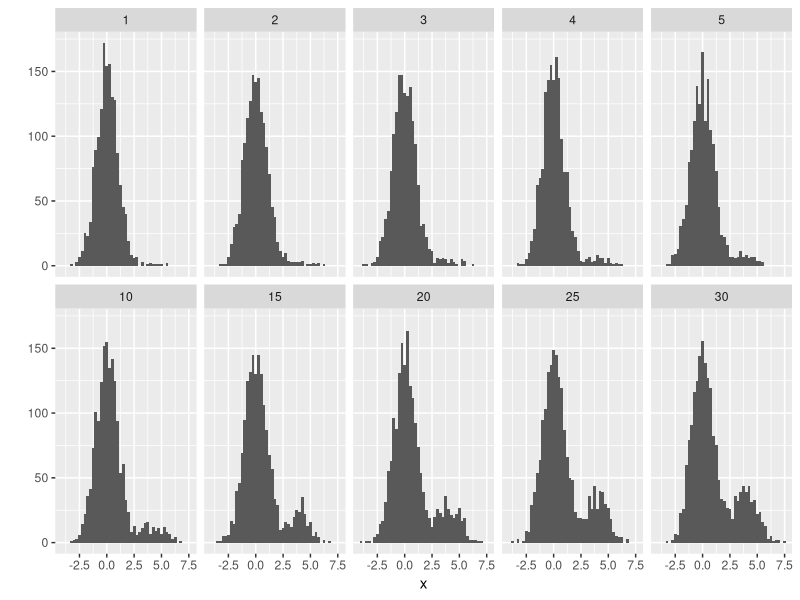
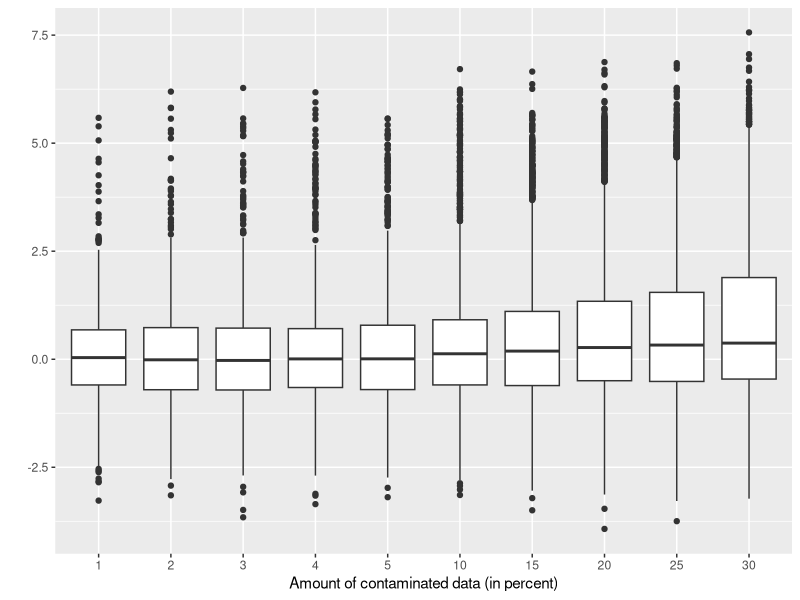
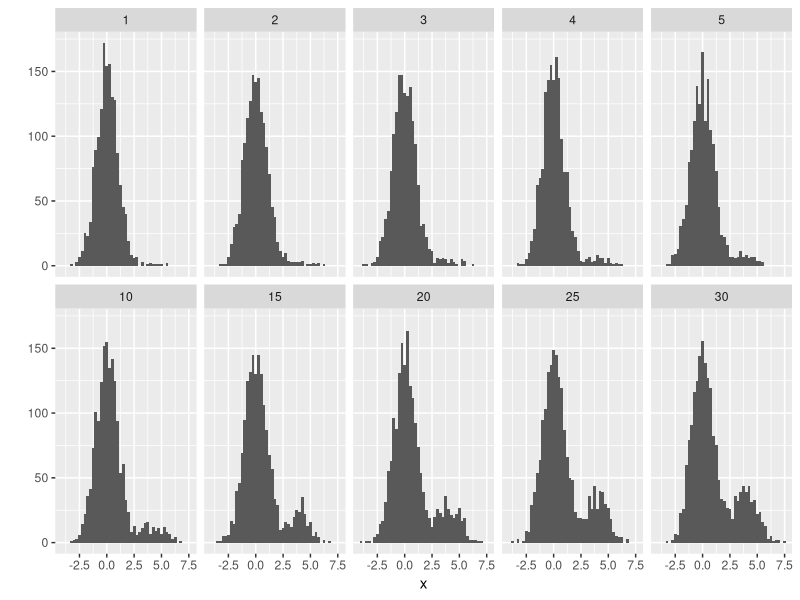
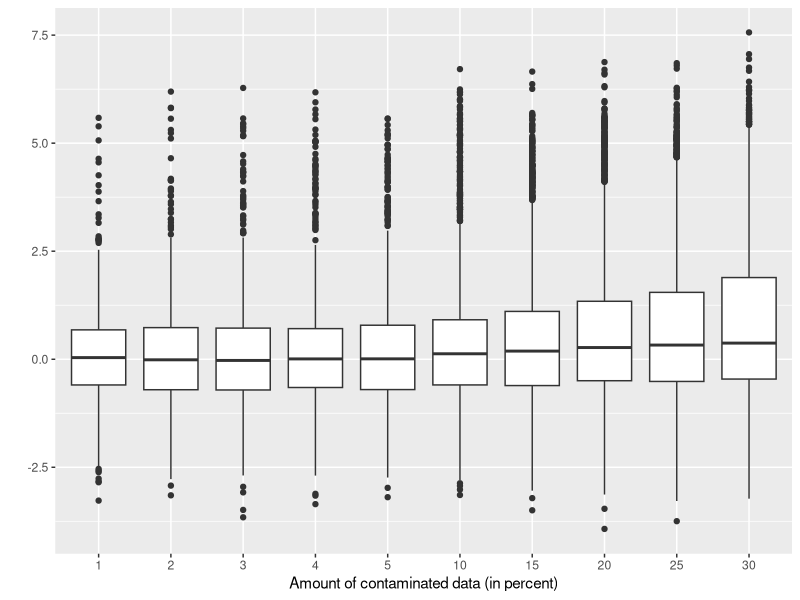

The R source for these figures, in order: (Note: this script raises an error after producing the figures.)
library(RColorBrewer)
cols <- c("white", brewer.pal(9, "Blues"), "black")
frame <- data.frame(expand.grid(k=c(1:5, 5*(2:10)), n1=1500))
frame$n2 <- with(frame, n1/100*k)

dframe <- NULL
set.seed(20120416)
for (i in 1:10) {
  x <- c(rnorm(frame[i,]$n1), 4 + rnorm(frame[i,]$n2))
  dframe <- rbind(dframe, data.frame(k=frame[i,]$k, x=x))
}

library(ggplot2)
qplot(data=dframe, x, geom="histogram", binwidth=0.25) + facet_wrap(facets=~k, ncol=5)
ggsave("xpl-histogram.pdf", width=12, height=6)
qplot(data=dframe, factor(k), x, geom="boxplot", group=k) + xlab("Amount of contaminated data (in percent)") +ylab("")
ggsave("xpl-boxplot.pdf", width=10, height=5)

pdf("../images/xpl-lvplot.pdf", width=10, height=5)
par(mar=c(4,2,1,1))
LVboxplot(dframe$x~dframe$k, col=cols, horizontal=FALSE, xlab="Amount of contaminated data (in percent)")
dev.off()
